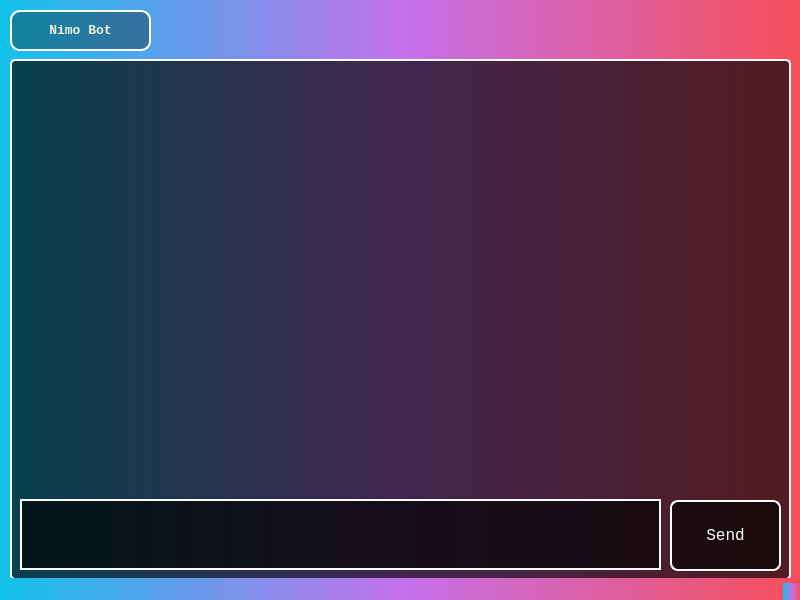
<?xml version="1.0" encoding="UTF-8"?>
<ui version="4.0">
 <class>mainWindow</class>
 <widget class="QMainWindow" name="mainWindow">
  <property name="windowModality">
   <enum>Qt::WindowModal</enum>
  </property>
  <property name="geometry">
   <rect>
    <x>0</x>
    <y>0</y>
    <width>800</width>
    <height>600</height>
   </rect>
  </property>
  <property name="minimumSize">
   <size>
    <width>800</width>
    <height>600</height>
   </size>
  </property>
  <property name="maximumSize">
   <size>
    <width>800</width>
    <height>600</height>
   </size>
  </property>
  <property name="font">
   <font>
    <family>Consolas</family>
   </font>
  </property>
  <property name="cursor">
   <cursorShape>ArrowCursor</cursorShape>
  </property>
  <property name="contextMenuPolicy">
   <enum>Qt::DefaultContextMenu</enum>
  </property>
  <property name="windowTitle">
   <string>Py_Yolo V1.0</string>
  </property>
  <property name="windowIcon">
   <iconset>
    <normaloff>../../다운로드.png</normaloff>../../다운로드.png</iconset>
  </property>
  <property name="styleSheet">
   <string notr="true">background-color: qlineargradient(spread:pad, x1:0, y1:0, x2:1, y2:0, stop:0 rgba(18, 194, 233, 255), stop:0.5 rgba(196, 113, 237, 255), stop:1 rgba(246, 79, 89, 255));
QAbstractScrollArea.background:white;</string>
  </property>
  <property name="dockNestingEnabled">
   <bool>false</bool>
  </property>
  <widget class="QWidget" name="centralwidget">
   <widget class="QTextEdit" name="Log">
    <property name="geometry">
     <rect>
      <x>10</x>
      <y>59</y>
      <width>781</width>
      <height>521</height>
     </rect>
    </property>
    <property name="font">
     <font>
      <family>Consolas</family>
      <weight>75</weight>
      <bold>true</bold>
     </font>
    </property>
    <property name="cursor" stdset="0">
     <cursorShape>CrossCursor</cursorShape>
    </property>
    <property name="mouseTracking">
     <bool>true</bool>
    </property>
    <property name="styleSheet">
     <string notr="true">background-color: rgba(0, 0, 0, 170);
border: 2px solid white;
color: rgb(255, 255, 255);
border-radius: 5px;</string>
    </property>
    <property name="verticalScrollBarPolicy">
     <enum>Qt::ScrollBarAlwaysOff</enum>
    </property>
    <property name="horizontalScrollBarPolicy">
     <enum>Qt::ScrollBarAlwaysOff</enum>
    </property>
    <property name="readOnly">
     <bool>true</bool>
    </property>
   </widget>
   <widget class="QPushButton" name="BT_Log_Clear">
    <property name="geometry">
     <rect>
      <x>10</x>
      <y>10</y>
      <width>141</width>
      <height>41</height>
     </rect>
    </property>
    <property name="font">
     <font>
      <family>Consolas</family>
      <pointsize>10</pointsize>
      <weight>75</weight>
      <italic>false</italic>
      <bold>true</bold>
     </font>
    </property>
    <property name="cursor">
     <cursorShape>PointingHandCursor</cursorShape>
    </property>
    <property name="focusPolicy">
     <enum>Qt::NoFocus</enum>
    </property>
    <property name="styleSheet">
     <string notr="true">background-color: rgba(0, 0, 0, 80);
 border: 2px solid white; 
color: #F3F0D7;
border-radius: 10px;</string>
    </property>
    <property name="text">
     <string>Nimo Bot</string>
    </property>
   </widget>
   <widget class="QLineEdit" name="lineEdit">
    <property name="geometry">
     <rect>
      <x>20</x>
      <y>499</y>
      <width>641</width>
      <height>71</height>
     </rect>
    </property>
    <property name="font">
     <font>
      <family>Consolas</family>
      <pointsize>10</pointsize>
      <weight>75</weight>
      <bold>true</bold>
     </font>
    </property>
    <property name="styleSheet">
     <string notr="true">background-color: rgba(0, 0, 0, 170);
border: 2px solid white;
color: rgb(255, 255, 255);</string>
    </property>
    <property name="text">
     <string/>
    </property>
   </widget>
   <widget class="QPushButton" name="pushButton">
    <property name="geometry">
     <rect>
      <x>670</x>
      <y>500</y>
      <width>111</width>
      <height>71</height>
     </rect>
    </property>
    <property name="font">
     <font>
      <family>Consolas</family>
      <pointsize>12</pointsize>
      <weight>50</weight>
      <bold>false</bold>
     </font>
    </property>
    <property name="styleSheet">
     <string notr="true">background-color: rgba(0, 0, 0, 170);
border: 2px solid white;
color: rgb(255, 255, 255);
border-radius: 8px;</string>
    </property>
    <property name="text">
     <string>Send</string>
    </property>
   </widget>
  </widget>
  <widget class="QStatusBar" name="statusbar"/>
 </widget>
 <resources/>
 <connections/>
</ui>
